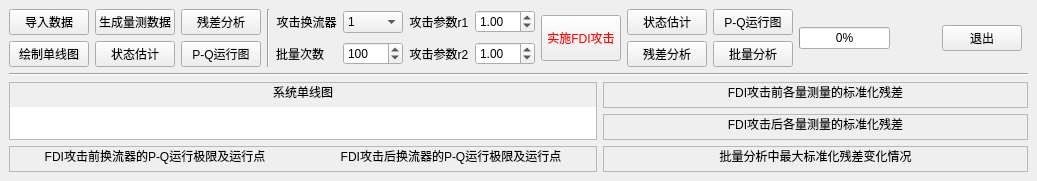
  <widget class="QDockWidget" name="dockWidget_2">
   <property name="sizePolicy">
    <sizepolicy hsizetype="Expanding" vsizetype="Preferred">
     <horstretch>0</horstretch>
     <verstretch>0</verstretch>
    </sizepolicy>
   </property>
   <property name="sizeIncrement">
    <size>
     <width>1</width>
     <height>1</height>
    </size>
   </property>
   <attribute name="dockWidgetArea">
    <number>2</number>
   </attribute>
   <widget class="QWidget" name="dockWidgetContents_5">
    <layout class="QGridLayout" name="gridLayout_17">
     <item row="2" column="0" colspan="6">
      <layout class="QGridLayout" name="gridLayout_22">
       <item row="1" column="1">
        <widget class="QFrame" name="frame_5">
         <property name="frameShape">
          <enum>QFrame::StyledPanel</enum>
         </property>
         <property name="frameShadow">
          <enum>QFrame::Raised</enum>
         </property>
         <layout class="QGridLayout" name="gridLayout_14">
          <property name="margin">
           <number>0</number>
          </property>
          <item row="0" column="0">
           <widget class="QLabel" name="label_11">
            <property name="sizePolicy">
             <sizepolicy hsizetype="Preferred" vsizetype="Fixed">
              <horstretch>0</horstretch>
              <verstretch>0</verstretch>
             </sizepolicy>
            </property>
            <property name="text">
             <string>FDI攻击后各量测量的标准化残差</string>
            </property>
            <property name="alignment">
             <set>Qt::AlignCenter</set>
            </property>
           </widget>
          </item>
          <item row="1" column="0">
           <widget class="MatplotlibWidget" name="matplotlibwidget_3" native="true">
            <property name="enabled">
             <bool>true</bool>
            </property>
            <property name="sizePolicy">
             <sizepolicy hsizetype="Expanding" vsizetype="Expanding">
              <horstretch>0</horstretch>
              <verstretch>0</verstretch>
             </sizepolicy>
            </property>
            <property name="font">
             <font>
              <strikeout>false</strikeout>
             </font>
            </property>
            <property name="layoutDirection">
             <enum>Qt::RightToLeft</enum>
            </property>
            <property name="styleSheet">
             <string notr="true">border-color: qlineargradient(spread:pad, x1:0, y1:0, x2:0, y2:1, stop:0 rgba(255, 0, 0, 255), stop:0.339795 rgba(255, 0, 0, 255), stop:0.339799 rgba(255, 255, 255, 255), stop:0.662444 rgba(255, 255, 255, 255), stop:0.662469 rgba(0, 0, 255, 255), stop:1 rgba(0, 0, 255, 255));
background-color: rgb(255, 255, 255);</string>
            </property>
           </widget>
          </item>
         </layout>
        </widget>
       </item>
       <item row="2" column="0">
        <widget class="QFrame" name="frame_4">
         <property name="frameShape">
          <enum>QFrame::StyledPanel</enum>
         </property>
         <property name="frameShadow">
          <enum>QFrame::Raised</enum>
         </property>
         <layout class="QGridLayout" name="gridLayout_11">
          <property name="margin">
           <number>0</number>
          </property>
          <item row="0" column="0">
           <widget class="QLabel" name="label_10">
            <property name="sizePolicy">
             <sizepolicy hsizetype="Preferred" vsizetype="Fixed">
              <horstretch>0</horstretch>
              <verstretch>0</verstretch>
             </sizepolicy>
            </property>
            <property name="text">
             <string>FDI攻击前换流器的P-Q运行极限及运行点</string>
            </property>
            <property name="alignment">
             <set>Qt::AlignCenter</set>
            </property>
           </widget>
          </item>
          <item row="1" column="0">
           <widget class="MatplotlibWidget" name="matplotlibwidget_4" native="true">
            <property name="enabled">
             <bool>true</bool>
            </property>
            <property name="sizePolicy">
             <sizepolicy hsizetype="Ignored" vsizetype="Expanding">
              <horstretch>0</horstretch>
              <verstretch>0</verstretch>
             </sizepolicy>
            </property>
            <property name="minimumSize">
             <size>
              <width>290</width>
              <height>0</height>
             </size>
            </property>
            <property name="font">
             <font>
              <strikeout>false</strikeout>
             </font>
            </property>
            <property name="layoutDirection">
             <enum>Qt::RightToLeft</enum>
            </property>
            <property name="styleSheet">
             <string notr="true">border-color: qlineargradient(spread:pad, x1:0, y1:0, x2:0, y2:1, stop:0 rgba(255, 0, 0, 255), stop:0.339795 rgba(255, 0, 0, 255), stop:0.339799 rgba(255, 255, 255, 255), stop:0.662444 rgba(255, 255, 255, 255), stop:0.662469 rgba(0, 0, 255, 255), stop:1 rgba(0, 0, 255, 255));
background-color: rgb(255, 255, 255);</string>
            </property>
           </widget>
          </item>
          <item row="0" column="1">
           <widget class="QLabel" name="label_15">
            <property name="sizePolicy">
             <sizepolicy hsizetype="Preferred" vsizetype="Fixed">
              <horstretch>0</horstretch>
              <verstretch>0</verstretch>
             </sizepolicy>
            </property>
            <property name="text">
             <string>FDI攻击后换流器的P-Q运行极限及运行点</string>
            </property>
            <property name="alignment">
             <set>Qt::AlignCenter</set>
            </property>
           </widget>
          </item>
          <item row="1" column="1">
           <widget class="MatplotlibWidget" name="matplotlibwidget_5" native="true">
            <property name="enabled">
             <bool>true</bool>
            </property>
            <property name="sizePolicy">
             <sizepolicy hsizetype="Ignored" vsizetype="Expanding">
              <horstretch>0</horstretch>
              <verstretch>0</verstretch>
             </sizepolicy>
            </property>
            <property name="minimumSize">
             <size>
              <width>290</width>
              <height>0</height>
             </size>
            </property>
            <property name="font">
             <font>
              <strikeout>false</strikeout>
             </font>
            </property>
            <property name="layoutDirection">
             <enum>Qt::RightToLeft</enum>
            </property>
            <property name="styleSheet">
             <string notr="true">border-color: qlineargradient(spread:pad, x1:0, y1:0, x2:0, y2:1, stop:0 rgba(255, 0, 0, 255), stop:0.339795 rgba(255, 0, 0, 255), stop:0.339799 rgba(255, 255, 255, 255), stop:0.662444 rgba(255, 255, 255, 255), stop:0.662469 rgba(0, 0, 255, 255), stop:1 rgba(0, 0, 255, 255));
background-color: rgb(255, 255, 255);</string>
            </property>
           </widget>
          </item>
         </layout>
        </widget>
       </item>
       <item row="0" column="1">
        <widget class="QFrame" name="frame_3">
         <property name="frameShape">
          <enum>QFrame::StyledPanel</enum>
         </property>
         <property name="frameShadow">
          <enum>QFrame::Raised</enum>
         </property>
         <layout class="QGridLayout" name="gridLayout_10">
          <property name="margin">
           <number>0</number>
          </property>
          <item row="1" column="0">
           <widget class="MatplotlibWidget" name="matplotlibwidget_2" native="true">
            <property name="enabled">
             <bool>true</bool>
            </property>
            <property name="sizePolicy">
             <sizepolicy hsizetype="Expanding" vsizetype="Expanding">
              <horstretch>0</horstretch>
              <verstretch>0</verstretch>
             </sizepolicy>
            </property>
            <property name="font">
             <font>
              <strikeout>false</strikeout>
             </font>
            </property>
            <property name="layoutDirection">
             <enum>Qt::RightToLeft</enum>
            </property>
            <property name="styleSheet">
             <string notr="true">border-color: qlineargradient(spread:pad, x1:0, y1:0, x2:0, y2:1, stop:0 rgba(255, 0, 0, 255), stop:0.339795 rgba(255, 0, 0, 255), stop:0.339799 rgba(255, 255, 255, 255), stop:0.662444 rgba(255, 255, 255, 255), stop:0.662469 rgba(0, 0, 255, 255), stop:1 rgba(0, 0, 255, 255));
background-color: rgb(255, 255, 255);</string>
            </property>
           </widget>
          </item>
          <item row="0" column="0">
           <widget class="QLabel" name="label_9">
            <property name="sizePolicy">
             <sizepolicy hsizetype="Preferred" vsizetype="Fixed">
              <horstretch>0</horstretch>
              <verstretch>0</verstretch>
             </sizepolicy>
            </property>
            <property name="text">
             <string>FDI攻击前各量测量的标准化残差</string>
            </property>
            <property name="alignment">
             <set>Qt::AlignCenter</set>
            </property>
           </widget>
          </item>
         </layout>
        </widget>
       </item>
       <item row="0" column="0" rowspan="2">
        <widget class="QFrame" name="frame_2">
         <property name="frameShape">
          <enum>QFrame::StyledPanel</enum>
         </property>
         <property name="frameShadow">
          <enum>QFrame::Raised</enum>
         </property>
         <layout class="QGridLayout" name="gridLayout_3">
          <property name="margin">
           <number>0</number>
          </property>
          <item row="0" column="0">
           <widget class="QLabel" name="label_8">
            <property name="sizePolicy">
             <sizepolicy hsizetype="Preferred" vsizetype="Fixed">
              <horstretch>0</horstretch>
              <verstretch>0</verstretch>
             </sizepolicy>
            </property>
            <property name="layoutDirection">
             <enum>Qt::RightToLeft</enum>
            </property>
            <property name="text">
             <string>系统单线图</string>
            </property>
            <property name="alignment">
             <set>Qt::AlignCenter</set>
            </property>
            <property name="margin">
             <number>0</number>
            </property>
           </widget>
          </item>
          <item row="1" column="0">
           <widget class="MatplotlibWidget" name="matplotlibwidget_1" native="true">
            <property name="enabled">
             <bool>true</bool>
            </property>
            <property name="sizePolicy">
             <sizepolicy hsizetype="Ignored" vsizetype="Expanding">
              <horstretch>0</horstretch>
              <verstretch>0</verstretch>
             </sizepolicy>
            </property>
            <property name="minimumSize">
             <size>
              <width>10</width>
              <height>6</height>
             </size>
            </property>
            <property name="font">
             <font>
              <strikeout>false</strikeout>
             </font>
            </property>
            <property name="mouseTracking">
             <bool>false</bool>
            </property>
            <property name="focusPolicy">
             <enum>Qt::NoFocus</enum>
            </property>
            <property name="acceptDrops">
             <bool>false</bool>
            </property>
            <property name="layoutDirection">
             <enum>Qt::RightToLeft</enum>
            </property>
            <property name="styleSheet">
             <string notr="true">border-color: qlineargradient(spread:pad, x1:0, y1:0, x2:0, y2:1, stop:0 rgba(255, 0, 0, 255), stop:0.339795 rgba(255, 0, 0, 255), stop:0.339799 rgba(255, 255, 255, 255), stop:0.662444 rgba(255, 255, 255, 255), stop:0.662469 rgba(0, 0, 255, 255), stop:1 rgba(0, 0, 255, 255));
background-color: rgb(255, 255, 255);</string>
            </property>
           </widget>
          </item>
         </layout>
        </widget>
       </item>
       <item row="2" column="1">
        <widget class="QFrame" name="frame_6">
         <property name="frameShape">
          <enum>QFrame::StyledPanel</enum>
         </property>
         <property name="frameShadow">
          <enum>QFrame::Raised</enum>
         </property>
         <layout class="QGridLayout" name="gridLayout_15">
          <property name="margin">
           <number>0</number>
          </property>
          <item row="0" column="0">
           <widget class="QLabel" name="label_12">
            <property name="sizePolicy">
             <sizepolicy hsizetype="Preferred" vsizetype="Fixed">
              <horstretch>0</horstretch>
              <verstretch>0</verstretch>
             </sizepolicy>
            </property>
            <property name="text">
             <string>批量分析中最大标准化残差变化情况</string>
            </property>
            <property name="alignment">
             <set>Qt::AlignCenter</set>
            </property>
           </widget>
          </item>
          <item row="2" column="0">
           <widget class="MatplotlibWidget" name="matplotlibwidget_6" native="true">
            <property name="enabled">
             <bool>true</bool>
            </property>
            <property name="sizePolicy">
             <sizepolicy hsizetype="Expanding" vsizetype="Expanding">
              <horstretch>0</horstretch>
              <verstretch>0</verstretch>
             </sizepolicy>
            </property>
            <property name="font">
             <font>
              <strikeout>false</strikeout>
             </font>
            </property>
            <property name="layoutDirection">
             <enum>Qt::RightToLeft</enum>
            </property>
            <property name="styleSheet">
             <string notr="true">border-color: qlineargradient(spread:pad, x1:0, y1:0, x2:0, y2:1, stop:0 rgba(255, 0, 0, 255), stop:0.339795 rgba(255, 0, 0, 255), stop:0.339799 rgba(255, 255, 255, 255), stop:0.662444 rgba(255, 255, 255, 255), stop:0.662469 rgba(0, 0, 255, 255), stop:1 rgba(0, 0, 255, 255));
background-color: rgb(255, 255, 255);</string>
            </property>
           </widget>
          </item>
         </layout>
        </widget>
       </item>
      </layout>
     </item>
     <item row="0" column="2">
      <layout class="QGridLayout" name="gridLayout_18">
       <property name="sizeConstraint">
        <enum>QLayout::SetDefaultConstraint</enum>
       </property>
       <item row="3" column="5">
        <widget class="QPushButton" name="pushButton_9">
         <property name="text">
          <string>残差分析</string>
         </property>
        </widget>
       </item>
       <item row="2" column="4" rowspan="2">
        <widget class="QPushButton" name="pushButton_7">
         <property name="minimumSize">
          <size>
           <width>0</width>
           <height>46</height>
          </size>
         </property>
         <property name="styleSheet">
          <string notr="true">font: 75 8pt &quot;微软雅黑&quot;;
background-image: url(:/新前缀/image/1.png);
font: 75 9pt &quot;Aharoni&quot;;
color: rgb(255, 0, 0);</string>
         </property>
         <property name="text">
          <string>实施FDI攻击</string>
         </property>
         <property name="iconSize">
          <size>
           <width>20</width>
           <height>20</height>
          </size>
         </property>
         <property name="flat">
          <bool>false</bool>
         </property>
        </widget>
       </item>
       <item row="3" column="6">
        <widget class="QPushButton" name="pushButton_11">
         <property name="text">
          <string>批量分析</string>
         </property>
        </widget>
       </item>
       <item row="2" column="0">
        <widget class="QLabel" name="label_14">
         <property name="sizePolicy">
          <sizepolicy hsizetype="Fixed" vsizetype="Preferred">
           <horstretch>0</horstretch>
           <verstretch>0</verstretch>
          </sizepolicy>
         </property>
         <property name="text">
          <string>攻击换流器</string>
         </property>
         <property name="alignment">
          <set>Qt::AlignCenter</set>
         </property>
        </widget>
       </item>
       <item row="2" column="5">
        <widget class="QPushButton" name="pushButton_8">
         <property name="text">
          <string>状态估计</string>
         </property>
        </widget>
       </item>
       <item row="2" column="6">
        <widget class="QPushButton" name="pushButton_10">
         <property name="text">
          <string>P-Q运行图</string>
         </property>
        </widget>
       </item>
       <item row="3" column="3">
        <widget class="QDoubleSpinBox" name="doubleSpinBox_2">
         <property name="sizePolicy">
          <sizepolicy hsizetype="Fixed" vsizetype="Fixed">
           <horstretch>0</horstretch>
           <verstretch>0</verstretch>
          </sizepolicy>
         </property>
         <property name="minimumSize">
          <size>
           <width>60</width>
           <height>0</height>
          </size>
         </property>
         <property name="maximumSize">
          <size>
           <width>60</width>
           <height>16777215</height>
          </size>
         </property>
         <property name="decimals">
          <number>2</number>
         </property>
         <property name="maximum">
          <double>1.500000000000000</double>
         </property>
         <property name="singleStep">
          <double>0.010000000000000</double>
         </property>
         <property name="value">
          <double>1.000000000000000</double>
         </property>
        </widget>
       </item>
       <item row="2" column="2">
        <widget class="QLabel" name="label_17">
         <property name="sizePolicy">
          <sizepolicy hsizetype="Preferred" vsizetype="Preferred">
           <horstretch>0</horstretch>
           <verstretch>0</verstretch>
          </sizepolicy>
         </property>
         <property name="minimumSize">
          <size>
           <width>60</width>
           <height>0</height>
          </size>
         </property>
         <property name="maximumSize">
          <size>
           <width>60</width>
           <height>16777215</height>
          </size>
         </property>
         <property name="text">
          <string>攻击参数r1</string>
         </property>
         <property name="textFormat">
          <enum>Qt::AutoText</enum>
         </property>
         <property name="alignment">
          <set>Qt::AlignCenter</set>
         </property>
        </widget>
       </item>
       <item row="3" column="2">
        <widget class="QLabel" name="label_13">
         <property name="sizePolicy">
          <sizepolicy hsizetype="Preferred" vsizetype="Preferred">
           <horstretch>0</horstretch>
           <verstretch>0</verstretch>
          </sizepolicy>
         </property>
         <property name="text">
          <string>攻击参数r2</string>
         </property>
         <property name="textFormat">
          <enum>Qt::AutoText</enum>
         </property>
         <property name="alignment">
          <set>Qt::AlignCenter</set>
         </property>
        </widget>
       </item>
       <item row="2" column="1">
        <widget class="QComboBox" name="comboBox_2">
         <property name="sizePolicy">
          <sizepolicy hsizetype="Fixed" vsizetype="Fixed">
           <horstretch>0</horstretch>
           <verstretch>0</verstretch>
          </sizepolicy>
         </property>
         <property name="minimumSize">
          <size>
           <width>60</width>
           <height>0</height>
          </size>
         </property>
         <property name="maximumSize">
          <size>
           <width>60</width>
           <height>16777215</height>
          </size>
         </property>
         <item>
          <property name="text">
           <string>1</string>
          </property>
         </item>
         <item>
          <property name="text">
           <string>2</string>
          </property>
         </item>
        </widget>
       </item>
       <item row="3" column="0">
        <widget class="QLabel" name="label_16">
         <property name="sizePolicy">
          <sizepolicy hsizetype="Preferred" vsizetype="Preferred">
           <horstretch>0</horstretch>
           <verstretch>0</verstretch>
          </sizepolicy>
         </property>
         <property name="minimumSize">
          <size>
           <width>60</width>
           <height>0</height>
          </size>
         </property>
         <property name="maximumSize">
          <size>
           <width>60</width>
           <height>16777215</height>
          </size>
         </property>
         <property name="text">
          <string>批量次数</string>
         </property>
         <property name="textFormat">
          <enum>Qt::AutoText</enum>
         </property>
         <property name="alignment">
          <set>Qt::AlignLeading|Qt::AlignLeft|Qt::AlignVCenter</set>
         </property>
        </widget>
       </item>
       <item row="2" column="3">
        <widget class="QDoubleSpinBox" name="doubleSpinBox_1">
         <property name="minimumSize">
          <size>
           <width>60</width>
           <height>0</height>
          </size>
         </property>
         <property name="maximumSize">
          <size>
           <width>60</width>
           <height>16777215</height>
          </size>
         </property>
         <property name="decimals">
          <number>2</number>
         </property>
         <property name="maximum">
          <double>1.500000000000000</double>
         </property>
         <property name="singleStep">
          <double>0.010000000000000</double>
         </property>
         <property name="value">
          <double>1.000000000000000</double>
         </property>
        </widget>
       </item>
       <item row="3" column="1">
        <widget class="QDoubleSpinBox" name="doubleSpinBox_3">
         <property name="sizePolicy">
          <sizepolicy hsizetype="Fixed" vsizetype="Fixed">
           <horstretch>0</horstretch>
           <verstretch>0</verstretch>
          </sizepolicy>
         </property>
         <property name="minimumSize">
          <size>
           <width>60</width>
           <height>0</height>
          </size>
         </property>
         <property name="maximumSize">
          <size>
           <width>60</width>
           <height>16777215</height>
          </size>
         </property>
         <property name="decimals">
          <number>0</number>
         </property>
         <property name="maximum">
          <double>1000.000000000000000</double>
         </property>
         <property name="singleStep">
          <double>1.000000000000000</double>
         </property>
         <property name="value">
          <double>100.000000000000000</double>
         </property>
        </widget>
       </item>
       <item row="2" column="7" rowspan="2">
        <widget class="QProgressBar" name="progressBar_1">
         <property name="maximum">
          <number>100</number>
         </property>
         <property name="value">
          <number>0</number>
         </property>
        </widget>
       </item>
      </layout>
     </item>
     <item row="0" column="1">
      <widget class="Line" name="line_2">
       <property name="orientation">
        <enum>Qt::Vertical</enum>
       </property>
      </widget>
     </item>
     <item row="1" column="0" colspan="6">
      <widget class="Line" name="line">
       <property name="orientation">
        <enum>Qt::Horizontal</enum>
       </property>
      </widget>
     </item>
     <item row="0" column="0">
      <layout class="QGridLayout" name="gridLayout_9">
       <property name="sizeConstraint">
        <enum>QLayout::SetDefaultConstraint</enum>
       </property>
       <item row="2" column="2">
        <widget class="QPushButton" name="pushButton_6">
         <property name="text">
          <string>P-Q运行图</string>
         </property>
        </widget>
       </item>
       <item row="2" column="1">
        <widget class="QPushButton" name="pushButton_4">
         <property name="text">
          <string>状态估计</string>
         </property>
        </widget>
       </item>
       <item row="0" column="0">
        <widget class="QPushButton" name="pushButton_1">
         <property name="text">
          <string>导入数据</string>
         </property>
        </widget>
       </item>
       <item row="0" column="1">
        <widget class="QPushButton" name="pushButton_3">
         <property name="text">
          <string>生成量测数据</string>
         </property>
        </widget>
       </item>
       <item row="2" column="0">
        <widget class="QPushButton" name="pushButton_2">
         <property name="text">
          <string>绘制单线图</string>
         </property>
        </widget>
       </item>
       <item row="0" column="2">
        <widget class="QPushButton" name="pushButton_5">
         <property name="text">
          <string>残差分析</string>
         </property>
        </widget>
       </item>
      </layout>
     </item>
     <item row="0" column="4">
      <widget class="QPushButton" name="pushButton_12">
       <property name="text">
        <string>退出</string>
       </property>
      </widget>
     </item>
     <item row="0" column="3">
      <spacer name="horizontalSpacer">
       <property name="orientation">
        <enum>Qt::Horizontal</enum>
       </property>
       <property name="sizeHint" stdset="0">
        <size>
         <width>40</width>
         <height>20</height>
        </size>
       </property>
      </spacer>
     </item>
    </layout>
   </widget>
  </widget>
